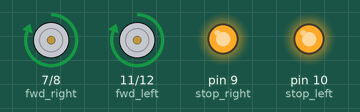
The sketch below on a simulated Arduino Uno, built with avr-gcc and run on an emulated ATmega328P. Shown: motor-driver pin pairs drawn as motors (green arrow = first pin HIGH = forward, orange = second pin HIGH = backward, longer = more drive), output pins drawn as LEDs (lit = HIGH).

Above: at 2.5 s.
At 5.5 s:
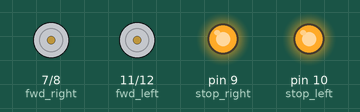
At 7.0 s:
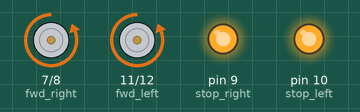
Timing chart, 0 to 9.2 s (numbered marks = the images above):
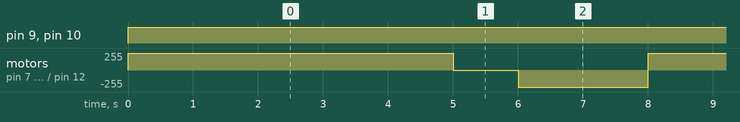

The sketch:

Story_4.ino
```cpp
int rev_left = 12;
int fwd_left = 11;
int stop_left = 10;
int stop_right = 9;
int fwd_right = 7;
int rev_right = 8;

void setup()
{
pinMode(rev_left, OUTPUT);
pinMode(fwd_left, OUTPUT);
pinMode(stop_left, OUTPUT);
pinMode(stop_right, OUTPUT);
pinMode(fwd_right, OUTPUT);
pinMode(rev_right, OUTPUT);
}

void loop()
{
  flash_LED();
}

void flash_LED(){
forward();
delay(5000); // Wait for 5000 millisecond(s)
stop();
delay(1000); // Wait for 1000 millisecond(s)
reverse();
delay(2000); // Wait for 2000 millisecond(s)
}

// Functions

void forward() {
digitalWrite(fwd_left, HIGH);
  digitalWrite(rev_left, LOW);
  digitalWrite(fwd_right, HIGH);
  digitalWrite(rev_right, LOW);
  digitalWrite(stop_left, HIGH);
  digitalWrite(stop_right, HIGH);
}

void stop() {
digitalWrite(fwd_left, LOW);
digitalWrite(fwd_right,LOW);
digitalWrite(rev_right, LOW);
digitalWrite(rev_left, LOW);
digitalWrite(stop_left, HIGH);
digitalWrite(stop_right, HIGH);
}

void reverse() {
digitalWrite(fwd_left, LOW);
digitalWrite(fwd_right,LOW);
digitalWrite(rev_right, HIGH);
digitalWrite(rev_left, HIGH);
digitalWrite(stop_left, HIGH);
digitalWrite(stop_right, HIGH);
}
```

Measured:
- by itself, pin 9 (stop_right), pin 10 (stop_left): LOW → HIGH at 0.00 s
- by itself, motor on pin 7 (fwd_right) / pin 8 (rev_right), motor on pin 11 (fwd_left) / pin 12 (rev_left): repeats every 8.0 s: stopped 1.0 s, backward 255/255 2.0 s, forward 255/255 5.0 s
